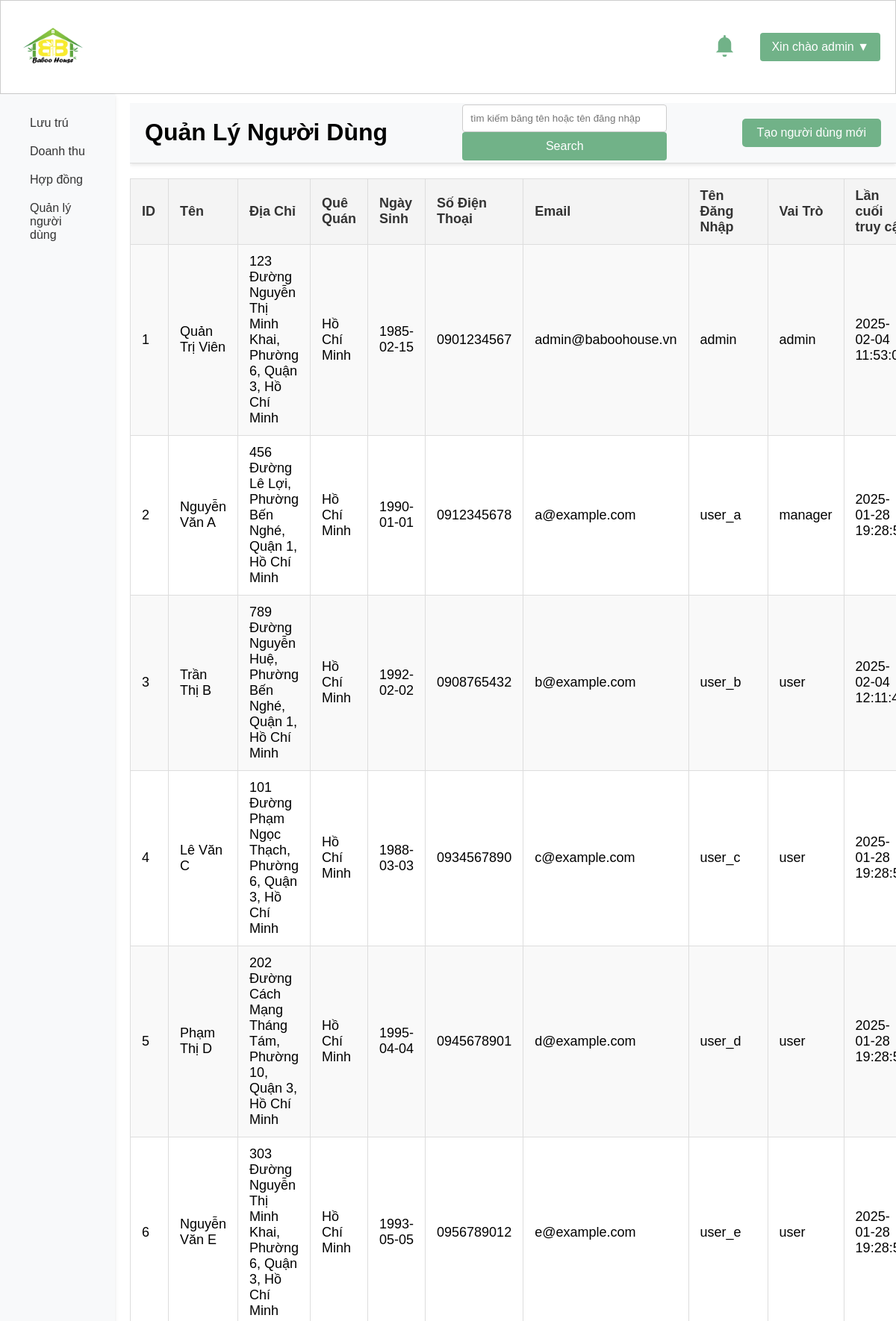
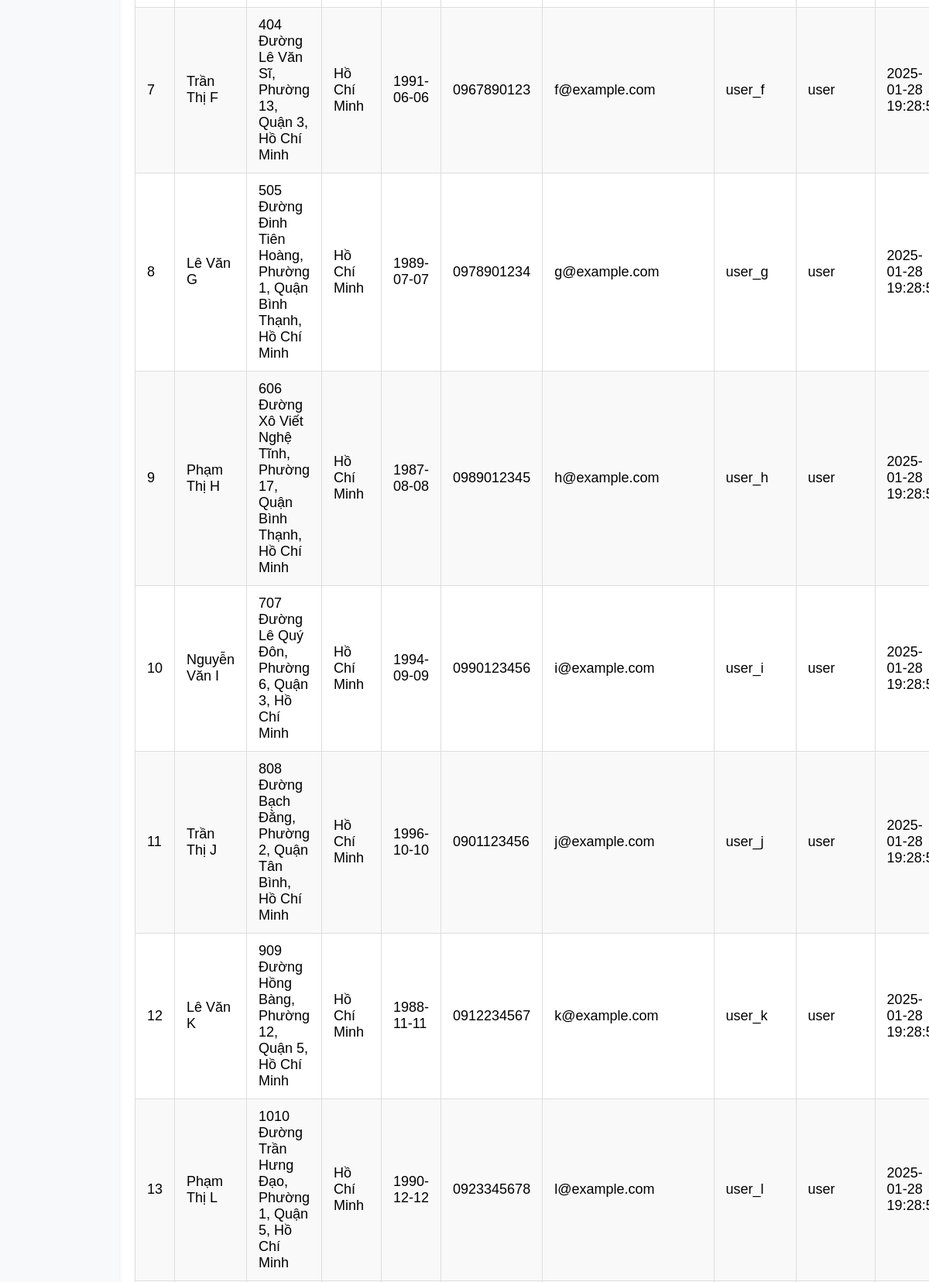
/templates/manage_users.php (signed in, upper part), run on the app's committed database (2 pictures, top to bottom).
### tables this page shows
CREATE TABLE `users` (
  `user_id` int(11) NOT NULL,
  `name` varchar(255) DEFAULT NULL,
  `address` varchar(255) DEFAULT NULL,
  `hometown` varchar(255) DEFAULT NULL,
  `birthdate` date DEFAULT NULL,
  `phone` varchar(50) DEFAULT NULL,
  `email` varchar(255) DEFAULT NULL,
  `username` varchar(255) DEFAULT NULL,
  `password` varchar(255) DEFAULT NULL,
  `role` varchar(50) DEFAULT NULL,
  `last_access` datetime DEFAULT NULL,
  `photo_urls` text DEFAULT NULL
);

### admin/getalluser.php (called while the page is built, shortened)
<?php
require '../config/database.php';
function getAllUsers($search = '') {
    global $conn;
    $sql = "SELECT user_id, name, address, hometown, birthdate, phone, email, username, role, last_access FROM users";
    $stmt = $conn->prepare($sql);
    $stmt->execute();
    $result = $stmt->get_result();
    return $result;
}
?>

### templates/manage_users.php (the view, shortened to what this page needs)
<?php
include '../admin/getalluser.php';
$search = isset($_GET['search']) ? $_GET['search'] : '';
$users = getAllUsers($search);
?>
<!DOCTYPE html>
<html lang="en">
<head>
</head>
<body>
    <?php include '../includes/header.php'; ?>
    <div class="head-container">
        <div class="main-content">
        <div class="manage-head">
                <h1>Quản Lý Người Dùng</h1>
                <form class="mange-search-form" method="get" action="manage_users.php">
                    <input type="text" name="search" placeholder="tìm kiếm băng tên hoặc tên đăng nhập" value="<?php echo htmlspecialchars($search); ?>">
                    <button type="submit">Search</button>
                </form>
                <button class="create" onclick="location.href='create_user.php'">Tạo người dùng mới</button>
            </div>
            <table>
                <tr>
                    <th>ID</th>
                    <th>Tên</th>
                    <th>Địa Chỉ</th>
                    <th>Quê Quán</th>
                    <th>Ngày Sinh</th>
                    <th>Số Điện Thoại</th>
                    <th>Email</th>
                    <th>Tên Đăng Nhập</th>
                    <th>Vai Trò</th>
                    <th>Lần cuối truy cập</th>
                </tr>
                <?php if ($users->num_rows > 0): ?>
                    <?php while ($user = $users->fetch_assoc()): ?>
                        <tr>
                            <td><?php echo $user['user_id']; ?></td>
                            <td><?php echo htmlspecialchars($user['name']); ?></td>
                            <td><?php echo htmlspecialchars($user['address']); ?></td>
                            <td><?php echo htmlspecialchars($user['hometown']); ?></td>
                            <td><?php echo htmlspecialchars($user['birthdate']); ?></td>
                            <td><?php echo htmlspecialchars($user['phone']); ?></td>
                            <td><?php echo htmlspecialchars($user['email']); ?></td>
                            <td><?php echo htmlspecialchars($user['username']); ?></td>
                            <td><?php echo htmlspecialchars($user['role']); ?></td>
                            <td><?php echo htmlspecialchars($user['last_access']); ?></td>
                        </tr>
                    <?php endwhile; ?>
                <?php else: ?>
                    <tr>
                        <td colspan="10">Không tìm thấy người dùng</td>
                    </tr>
                <?php endif; ?>
            </table>
        </div>
        <?php include '../includes/sidebar.php'; ?>
    </div>
</body>
</html>

### assets/css/style.css (style rules this page uses)
* { user-select: none; -webkit-user-drag: none; }
body { width: 100%; height: 100%; margin: 0; overflow: hidden; font-family: Arial, sans-serif; }
input[type="checkbox"], input[type="range"], button { cursor: pointer; }
input[type="password"], input[type="email"], input[type="date"], input[type="text"], input[type="float"], select { width: 100%; padding: 10px; border: 1px solid #cccccc; border-radius: 4px; box-sizing: border-box; }
button[type="submit"] { width: 100%; padding: 10px; background-color: #71b288; border: none; border-radius: 4px; color: #ffffff; font-size: 16px; cursor: pointer; }
.head-container { column-gap: 20px; background-color: #ffffff; width: 100%; display: flex; flex-direction: row-reverse; }
.manage-head { width: auto; display: flex; flex-direction: row; justify-content: space-between; align-items: center; padding: 0px 20px; background-color: #f8f9fa; border-bottom: 1px solid #ddd; box-shadow: 0 2px 5px rgba(0, 0, 0, 0.1); }
.main-content { width: 90%; height: 85vh; overflow-y: scroll; margin-top: 1%; }
table { width: 100%; border-collapse: collapse; margin: 20px 0; font-size: 18px; text-align: left; border-collapse: collapse; width: auto; table-layout: auto; }
table th, table td { padding: 12px 15px; border: 1px solid #ddd; }
table th { background-color: #f4f4f4; color: #333; }
table tr:nth-child(even) { background-color: #f9f9f9; }
.create, .delete, .edit { display: inline-block; padding: 10px 20px; font-size: 16px; color: #fff; background-color: #71b288; border: none; border-radius: 5px; cursor: pointer; }
table { border-collapse: collapse; margin: 20px 0; font-size: 18px; text-align: left; border-collapse: collapse; width: 100%; table-layout: auto; }

### data on the page
users: user_id "1", name "Quản Trị Viên", address "123 Đường Nguyễn Thị Minh Khai, Phường 6, Quận 3, Hồ Chí Minh", hometown "Hồ Chí Minh", birthdate "1985-02-15", phone "0901234567", email "admin@baboohouse.vn", username "admin", role "admin", last_access "2025-02-04…"
users: user_id "2", name "Nguyễn Văn A", address "456 Đường Lê Lợi, Phường Bến Nghé, Quận 1, Hồ Chí Minh", hometown "Hồ Chí Minh", birthdate "1990-01-01", phone "0912345678", email "a@example.com", username "user_a", role "manager", last_access "2025-01-28…"
users: user_id "3", name "Trần Thị B", address "789 Đường Nguyễn Huệ, Phường Bến Nghé, Quận 1, Hồ Chí Minh", hometown "Hồ Chí Minh", birthdate "1992-02-02", phone "0908765432", email "b@example.com", username "user_b", role "user", last_access "2025-02-04…"
users: user_id "4", name "Lê Văn C", address "101 Đường Phạm Ngọc Thạch, Phường 6, Quận 3, Hồ Chí Minh", hometown "Hồ Chí Minh", birthdate "1988-03-03", phone "0934567890", email "c@example.com", username "user_c", role "user", last_access "2025-01-28…"
users: user_id "5", name "Phạm Thị D", address "202 Đường Cách Mạng Tháng Tám, Phường 10, Quận 3, Hồ Chí Minh", hometown "Hồ Chí Minh", birthdate "1995-04-04", phone "0945678901", email "d@example.com", username "user_d", role "user", last_access "2025-01-28…"
users: user_id "6", name "Nguyễn Văn E", address "303 Đường Nguyễn Thị Minh Khai, Phường 6, Quận 3, Hồ Chí Minh", hometown "Hồ Chí Minh", birthdate "1993-05-05", phone "0956789012", email "e@example.com", username "user_e", role "user", last_access "2025-01-28…"
users: user_id "7", name "Trần Thị F", address "404 Đường Lê Văn Sĩ, Phường 13, Quận 3, Hồ Chí Minh", hometown "Hồ Chí Minh", birthdate "1991-06-06", phone "0967890123", email "f@example.com", username "user_f", role "user", last_access "2025-01-28…"
users: user_id "8", name "Lê Văn G", address "505 Đường Đinh Tiên Hoàng, Phường 1, Quận Bình Thạnh, Hồ Chí Minh", hometown "Hồ Chí Minh", birthdate "1989-07-07", phone "0978901234", email "g@example.com", username "user_g", role "user", last_access "2025-01-28…"
users: user_id "9", name "Phạm Thị H", address "606 Đường Xô Viết Nghệ Tĩnh, Phường 17, Quận Bình Thạnh, Hồ Chí Minh", hometown "Hồ Chí Minh", birthdate "1987-08-08", phone "0989012345", email "h@example.com", username "user_h", role "user", last_access "2025-01-28…"
users: user_id "10", name "Nguyễn Văn I", address "707 Đường Lê Quý Đôn, Phường 6, Quận 3, Hồ Chí Minh", hometown "Hồ Chí Minh", birthdate "1994-09-09", phone "0990123456", email "i@example.com", username "user_i", role "user", last_access "2025-01-28…"
users: user_id "11", name "Trần Thị J", address "808 Đường Bạch Đằng, Phường 2, Quận Tân Bình, Hồ Chí Minh", hometown "Hồ Chí Minh", birthdate "1996-10-10", phone "0901123456", email "j@example.com", username "user_j", role "user", last_access "2025-01-28…"
users: user_id "12", name "Lê Văn K", address "909 Đường Hồng Bàng, Phường 12, Quận 5, Hồ Chí Minh", hometown "Hồ Chí Minh", birthdate "1988-11-11", phone "0912234567", email "k@example.com", username "user_k", role "user", last_access "2025-01-28…"
users: user_id "13", name "Phạm Thị L", address "1010 Đường Trần Hưng Đạo, Phường 1, Quận 5, Hồ Chí Minh", hometown "Hồ Chí Minh", birthdate "1990-12-12", phone "0923345678", email "l@example.com", username "user_l", role "user", last_access "2025-01-28…"

### other printed values
$_SESSION['username'] "admin"
